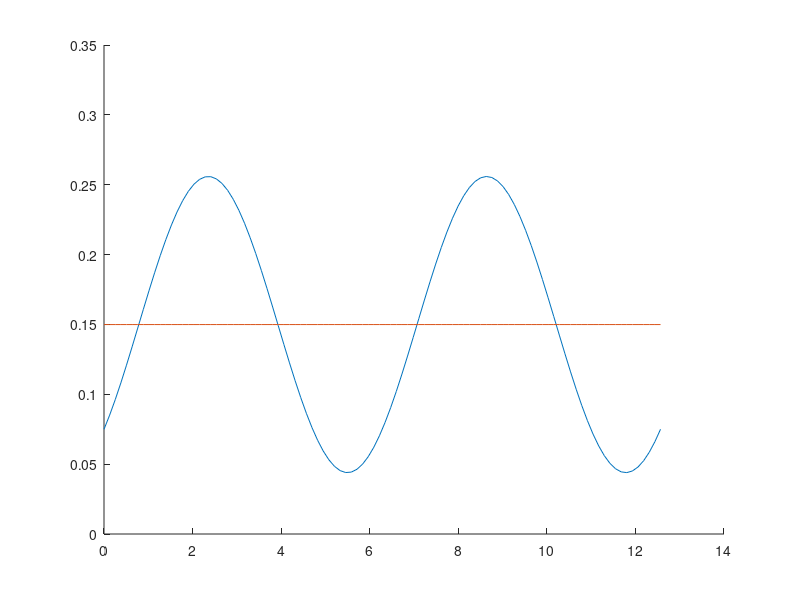

This figure's MATLAB source:
clear all;
close all;
clc;
m_n = 0; % Foil distance displacement in number of pins
m_pin = 0.5; % Distance between two pins in meters
m = m_n * m_pin; % Foil distance displacement in meters
phi = pi / 2; % Phase difference between the two wheels in rad
r = 0.106; % Radius of circle (distance from center to pin) in m
barDistance = 0.5; % Distance between the two parallel bars in m

a1 = linspace(0, 4 * pi); % Angle of first motor in rad
a2 = a1 + phi; % Angle of second motor in rad

offset1 = r * (1 - cos(a1)); % Offset of the SLOT position between the starting position and the current position
l1 = offset1 / sin(pi / 4); % Offset of the BAR position between the starting position and the current position

offset2 = r * (1 - cos(a2)); % Offset of the SLOT position between the starting position and the current position
l2 = offset2 / sin(pi / 4); % Offset of the BAR position between the starting position and the current position

l = m + (l1 + l2) / 2; % Average of the offsets between the two bars
theta = atan((l1 - l2) / barDistance);

maxl = sqrt(2) * r * (1 + cos(phi / 2)) + m;
minl = sqrt(2) * r * (1 - cos(phi / 2)) + m;

h0 = sqrt(2) * r * cos(phi / 2);

hold on
plot(a1, l);
plot(a1, ones(size(a1)) * (h0 + minl));